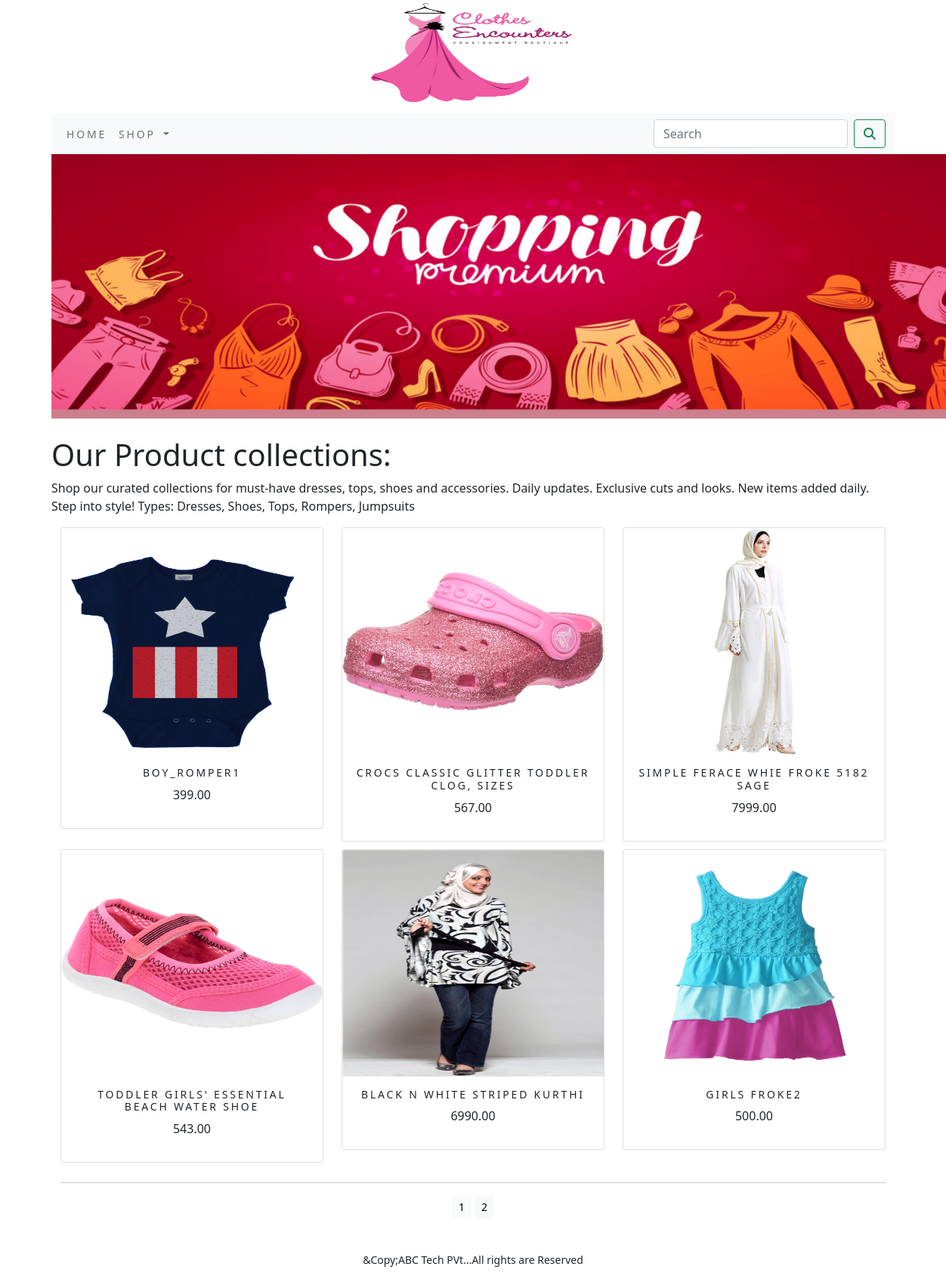
The app's page /shop/ with its own data.
### shop/models.py (models this page shows, shortened)
class Product(models.Model):
    name = models.CharField(max_length=250, unique=True)
    slug = models.SlugField(max_length=250, unique=True)
    description = models.TextField(blank=True)
    price = models.DecimalField(max_digits=10,decimal_places=2)
    category = models.ForeignKey(Category, on_delete=models.CASCADE)
    image = models.ImageField(upload_to='Product', blank=True)
    stock = models.IntegerField()
    available = models.BooleanField(default=True)
    created = models.DateTimeField(auto_now_add=True)
    updated = models.DateTimeField(auto_now=True)
    class Meta:
        ordering = ('name',)
        verbose_name = 'Product'
        verbose_name_plural = 'Products'
    def get_url(self):
        return reverse('shop:prod_cat_detail', args=[self.category.slug,self.slug])

### shop/views.py (the view)
# urls.py: path('', views.allProdCat,name='allProdCat'),
def allProdCat(request, c_slug=None):
    c_page = None
    products_list = None
    if c_slug!=None:
        c_page = get_object_or_404(Category, slug=c_slug)
        products_list = Product.objects.all().filter(category=c_page, available=True)
    else:
        products_list = Product.objects.all().filter(available=True)
    paginator = Paginator(products_list, 6)
    try:
        page = int(request.GET.get('page', '1'))
    except:
        page = 1
    try:
        products = paginator.page(page)
    except(EmptyPage, InvalidPage):
        products = paginator.page(paginator.num_pages)
    return render(request, 'category.html', {'category': c_page, 'products': products})

### cart/context_processors.py (called while the page is built)
def counter(request):
    item_count = 0
    if 'admin' in request.path:
        return {}
    else:
        try:
            cart = Cart.objects.filter(cart_id=_cart_id(request))
            cart_items = CartItem.objects.all().filter(cart=cart[:1])
            for cart_item in cart_items:
                item_count += cart_item.quantity
        except cart.DoesNotExist:
            item_count = 0
    return dict(item_count=item_count)

### cart/views.py (called while the page is built)
def _cart_id(request):
    cart = request.session.session_key
    if not cart:
        cart = request.session.create()
    return cart

### shop/context_processors.py (called while the page is built)
def  menu_links(request):
    links=Category.objects.all()
    return  dict(links=links)

### shop/models.py (called while the page is built)
    def get_url(self):
        return reverse('shop:products_by_category',args=[self.slug])

### templates/category.html (shortened to what this page needs)
{% extends 'base.html' %}
{% load static %}
{% block content %}
    <div class="mx_auto">
        {% if category %}
            <img class="my_image" src="{{category.image.url}}" width="300px" height="300px" alt="{{category.name}}">
    </div>
    <br>
    <div>
        <h1 class="text-center my-title">{{category.name}}</h1>
        <p class="text-justify">{{category.description}}</p>
    </div>
    {% else %}
    <div>
        <img src="{% static 'img/banner.jpg' %}" width="1200px" height="350x" alt="our Products">
    </div>
    <br>
        <div>
        <h1>Our Product collections:</h1>
        <p>Shop our curated collections for must-have dresses, tops, shoes and accessories. Daily updates. Exclusive cuts and looks. New items added daily. Step into style!
            Types: Dresses, Shoes, Tops, Rompers, Jumpsuits</p>
    </div>
{% endif %}
<div class="container">
    <div class="row mx_auto">
        {% for product in products.object_list %}
        <div class="my_bottom_margin col-9 col-sm-12 col-md-4 col-lg-4">
            <div class="card text-center" style="min-width:18rem;">
                <a href="{{product.get_url}} "><img class="card-img-top my_image" src="{{product.image.url}}" width="300px" height="300px" alt="{{product.name}}" ></a>
                <div class="card-body">
                    <h4>{{product.name}}</h4>
                    <p>{{product.price}}</p>
                </div>
            </div>
        </div>
        {% endfor %}
    </div>
    <div class="mx-auto">
        {% if products.paginator.num_pages > 1 %}
        <hr>
            <div class="text-center">
                {% for pg in products.paginator.page_range %}
                <a href="?page={{pg}}" class="btn btn-light btn-sm {% if products.number == pg %} active {% endif %}">{{pg}}</a>
                {% endfor %}
            </div>
        {% endif %}
    </div>
    <br>
</div>
{% endblock %}

### templates/base.html (shortened to what this page needs)
{% load static %}
<!DOCTYPE html>
<html lang="en">
    <head>
        <link href="{% static 'css/custom.css'  %}" rel="stylesheet">
        <link href="{% static 'css/bootstrap.min.css'  %}" rel="stylesheet">
    </head>
    <body>
        <div class="container">
            {% include 'header.html' %}
            {% include 'navbar.html' %}
            {% block content %}
            {% endblock %}
         </div>
        {% include 'footer.html' %}
    </body>
</html>

### templates/header.html
{% load static %}
<header>
    <center>
        <img src="{% static 'img/logo.png' %}" width="300px" height="150px" alt="logimage">
    </center>
</header>

### templates/navbar.html (shortened to what this page needs)
<nav class="navbar navbar-expand-lg navbar-light bg-light">
  <div class="container-fluid">
    <div class="collapse navbar-collapse" id="navbarSupportedContent">
      <ul class="navbar-nav me-auto mb-2 mb-lg-0">
        <li class="nav-item">
          <a class="nav-link" href="/shop">Home</a>
        </li>
        <li class="nav-item dropdown {% if 'shop' in request.path %} Active {% endif %}">
          <a class="nav-link dropdown-toggle" href="#" id="navbarDropdown" role="button" data-bs-toggle="dropdown" aria-expanded="false">
           shop
          </a>
        </li>
      </ul>
      <form class="d-flex" action="{% url 'search_app:searchResult' %}" method="get" >
        <input class="form-control me-2" type="search" placeholder="Search" name="q" aria-label="Search">
        <button class="btn btn-outline-success" type="submit"><i class="fa fa-search"></i></button>
      </form>
    </div>
  </div>
</nav>

### templates/footer.html
<div class="footer navbar-fixed-bottom my_footer">
    <p class="text-center">&Copy;ABC Tech PVt...All rights are Reserved</p>
</div>

### static/css/custom.css (style rules this page uses)
body { font-family:'Roboto',sans-serif; }
.nav-item { letter-spacing:.2em; font-size:14px; text-transform:uppercase; }
.my_footer p { padding-top:20px; font-size:14px; }
.my_footer { back-ground-color:#f8f9fa; height:60px; }
.my_bottom_margin { margin-bottom:10px; }
.card-body h4 { font-size:14px; text-transform:uppercase; letter-spacing:.2em; }

### records on screen
Product: image (picture), name "BOY_ROMPER1", price "399.00"
Product: image (picture), name "CROCS CLASSIC GLITTER TODDLER CLOG, SIZES", price "567.00"
Product: image (picture), name "SIMPLE FERACE WHIE FROKE 5182 SAGE", price "7999.00"
Product: image (picture), name "TODDLER GIRLS' ESSENTIAL BEACH WATER SHOE", price "543.00"
Product: image (picture), name "BLACK N WHITE STRIPED KURTHI", price "6990.00"
Product: image (picture), name "GIRLS FROKE2", price "500.00"

### other values on screen
{{ pg }} "1" "2"
